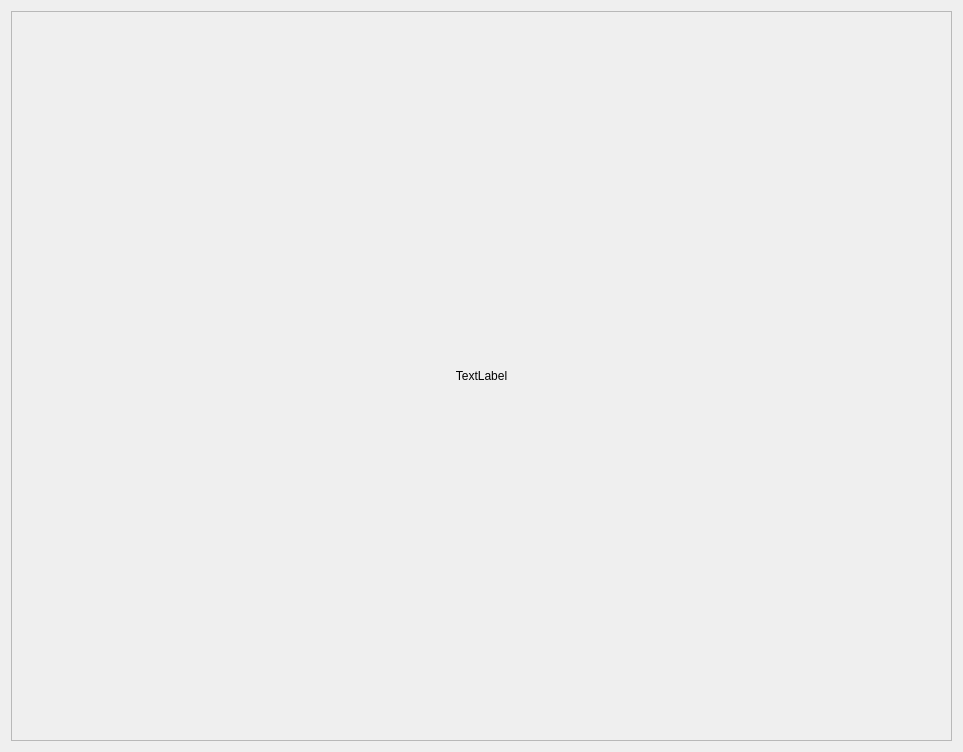
<?xml version="1.0" encoding="UTF-8"?>
<ui version="4.0">
 <class>Windclass</class>
 <widget class="QWidget" name="Windclass">
  <property name="geometry">
   <rect>
    <x>0</x>
    <y>0</y>
    <width>963</width>
    <height>752</height>
   </rect>
  </property>
  <property name="windowTitle">
   <string>Windclass</string>
  </property>
  <layout class="QGridLayout" name="gridLayout">
   <item row="0" column="0">
    <widget class="QScrollArea" name="scrollArea">
     <property name="widgetResizable">
      <bool>true</bool>
     </property>
     <widget class="QWidget" name="scrollAreaWidgetContents">
      <property name="geometry">
       <rect>
        <x>0</x>
        <y>0</y>
        <width>939</width>
        <height>728</height>
       </rect>
      </property>
      <layout class="QGridLayout" name="gridLayout_2">
       <item row="0" column="0">
        <widget class="QLabel" name="label">
         <property name="text">
          <string>TextLabel</string>
         </property>
         <property name="alignment">
          <set>Qt::AlignCenter</set>
         </property>
        </widget>
       </item>
      </layout>
     </widget>
    </widget>
   </item>
  </layout>
 </widget>
 <layoutdefault spacing="6" margin="11"/>
 <resources/>
 <connections/>
</ui>
